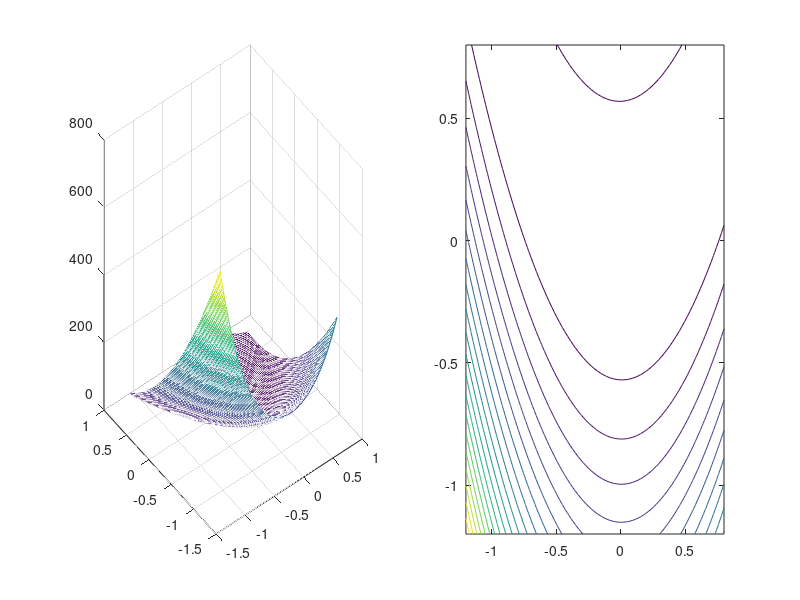

This chart was generated by the following MATLAB code: (Note: this script raises an error after producing the figure.)
% author: Saul Buitrago (USB)
% script manejador del optimizador
% ejemplos:
%---- funcion 1
%eval_f = 10.*(z(2)-z(1)*z(1))^2 + (1.-z(1))^2  en [-1.2,0.8]x[-1.2,0.8]
%---- funcion 2
%eval_f = (z(1)-1.)^2+(z(2)-1.)^2-cos(18*(z(2)-1.))-cos(18*(z(1)-1.)) en [0,2]x[0,2]
%---- funcion 3
%eval_funcion = abs(-z(1)+z(2)-2.)+2. en [-2,0]x[0,2]
% datos
poblacion=20; input_no=2; cycle = 80; example = 1;
% grafico de la funcion
switch example
  case 3
    x1=-2.; x2=0.; y1=0.; y2=2.; % funcion 3  [-2,0]x[0,2]
    x = linspace(x1,x2,50); y = linspace(y1,y2,50);
  case 2
    x1=0.; x2=2.; y1=0.; y2=2.; % funcion 2  [0,2]x[0,2]
    x = linspace(x1,x2,100); y = x;
  case 1
    x1=-1.2; x2=0.8; y1=-1.2; y2=0.8; % funcion 1  [-1.2,0.8]x[-1.2,0.8]
    x = linspace(x1,x2,100); y = linspace(y1,y2,100);
end
figure(1);
%x = linspace(x1,x2,100); y = x;
[xx,yy] = meshgrid(x,y);
switch example
  case 3
    zz = abs(-xx+yy-2)+2; % funcion 3  [-2,0]x[0,2]
  case 2
    zz = (xx-1).^2+(yy-1).^2-cos(18*(xx-1))-cos(18*(yy-1)); % funcion 2  [0,2]x[0,2]
  case 1
    zz = (10*(yy-xx.^2)).^2+(1-xx).^2; % funcion 1  [-1.2,0.8]x[-1.2,0.8]
end
subplot(1, 2, 1), mesh(xx,yy,zz);
subplot(1, 2, 2), contour(x,y,zz,20);
% llamado al optimizador
[xx,fxy,deltf10,varianza,icont5] = ...
       opt_ex_in(poblacion,input_no,cycle,example);
disp('****Resultados en el main****');
parametros = [xx(1),xx(2)];
fprintf('funcion objetivo = %f\n',fxy);
disp('parametros calculados');
fprintf('x1= %f - x2= %f\n',...
    parametros(1),parametros(2));

% resultados para los 3 ejemplos:
% ejemplo 2
% ----
% funcion objetivo = -1.899024
% x1= 0.975841 - x2= 1.006707
% deltf (10 mejores): 0.0424034
% ----
% funcion objetivo = -1.981827
% x1= 0.990708 - x2= 0.994962
% deltf (10 mejores): 2.22045e-15
% ----
% funcion objetivo = -1.995138
% x1= 0.995446 - x2= 1.003017
% deltf (10 mejores): 0.140318
%------------------------------
% ejemplo 3
% ----
% funcion objetivo = 2.000028
% x1= -1.563292 - x2= 0.436736
% deltf (10 mejores): 3.85901e-05
% ----
% funcion objetivo = 2.000015
% x1= -1.810381 - x2= 0.189605
% deltf (10 mejores): 4.02508e-05
% ----
% funcion objetivo = 2.000000
% x1= -1.307977 - x2= 0.692023
% deltf (10 mejores): 5.84853e-05
%------------------------------
% ejemplo 1
% ----
% funcion objetivo = 0.040000
% x1= 0.800000 - x2= 0.639928
% deltf (10 mejores): 1.2454e-05
% ----
% funcion objetivo = 0.040000
% x1= 0.800000 - x2= 0.639879
% deltf (10 mejores): 9.0546e-06
% ----
% funcion objetivo = 0.040006
% x1= 0.799986 - x2= 0.639731
% deltf (10 mejores): 1.74389e-05
